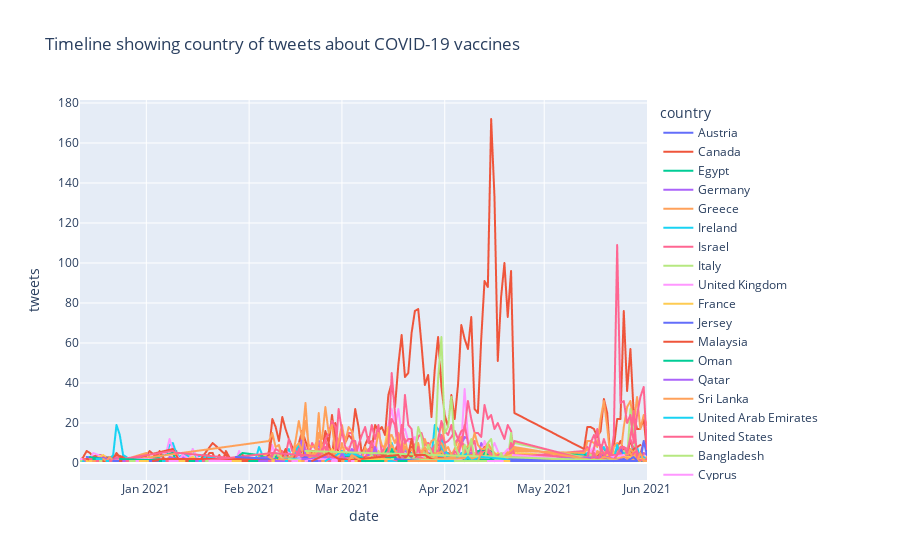

The cell this chart's notebook holds for it:
### Code cell
country_overtime = data[~data.country.isin(['India'])].groupby(['date', 'country']).agg(**{'tweets': ('id', 'count')}).reset_index().dropna()
fig = px.line(country_overtime, x='date', y='tweets', color='country',
             title='Timeline showing country of tweets about COVID-19 vaccines')
fig.show()
